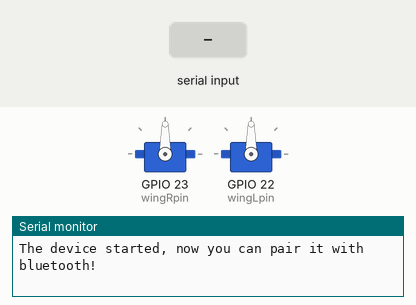
Recording of a sketch running on a simulated ESP32. On the bench: 2 × servo, the last lines printed to the serial monitor. The test bench sets the inputs (shaded band). Nothing arrives over Bluetooth unless stated.

Above: at 1.2 s.
1.3 s: "F" received over the second serial link
At 3.8 s:
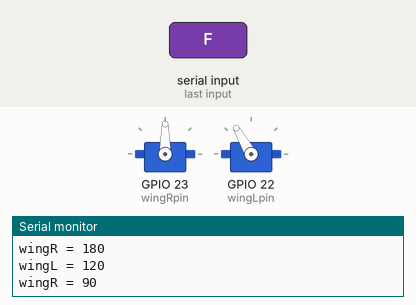
4.3 s: "U" received over the second serial link
At 5.5 s:
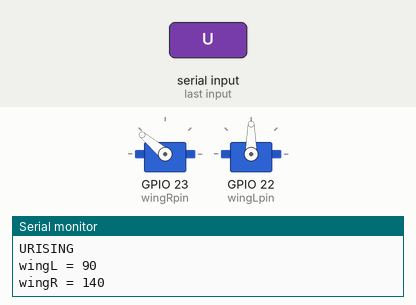
5.8 s: "D" received over the second serial link
At 6.7 s:
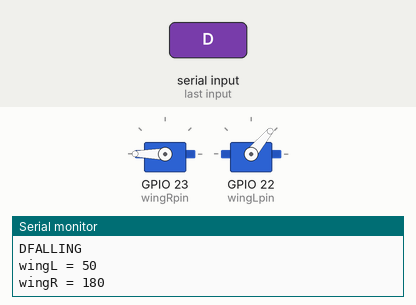
7.3 s: "L" received over the second serial link
At 8.5 s:
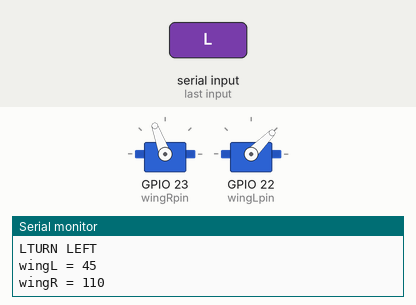
8.8 s: "R" received over the second serial link
At 9.5 s:
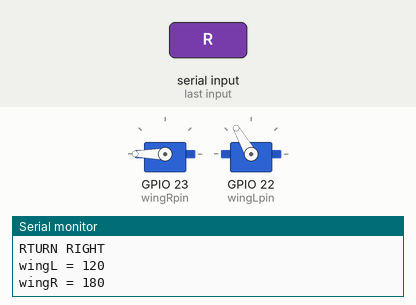
Timing chart, 0 to 11.3 s (numbered marks = the images above; inputs shaded):
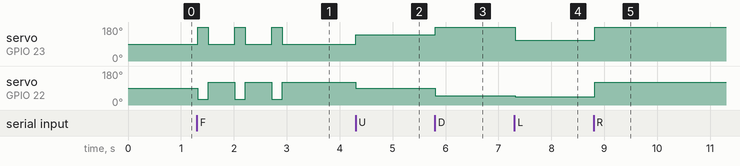

Measured:
- after the input at 1.3 s, servo on GPIO 23 (wingRpin): alternates 180° for 0.20 s and 90° for 0.50 s, 6 changes in all, then stays 90°, starting at once; servo on GPIO 22 (wingLpin): alternates 120° for 0.50 s and 30° for 0.20 s, 6 changes in all, then stays 120°, starting at once
- after the input at 4.3 s, servo on GPIO 23 (wingRpin): 90° → 140° at once; servo on GPIO 22 (wingLpin): 120° → 90° at once
- after the input at 5.8 s, servo on GPIO 23 (wingRpin): 140° → 180° at once; servo on GPIO 22 (wingLpin): 90° → 50° at once
- after the input at 7.3 s, servo on GPIO 23 (wingRpin): 180° → 110° at once; servo on GPIO 22 (wingLpin): 50° → 45° at once
- after the input at 8.8 s, servo on GPIO 23 (wingRpin): 110° → 180° at once; servo on GPIO 22 (wingLpin): 45° → 120° at once

The sketch:

droneCode.ino
```cpp
#include "BluetoothSerial.h"
#include <Servo.h>

Servo wingR;  // create a servo object for wing 1
Servo wingL;  // create a servo object for wing 2

char t;
int wingLpin = 22;
int wingRpin = 23;

#if !defined(CONFIG_BT_ENABLED) || !defined(CONFIG_BLUEDROID_ENABLED)
#error Bluetooth is not enabled! Please run `make menuconfig` to and enable it
#endif

BluetoothSerial SerialBT;

void setup() {
  wingR.attach(wingRpin);  // attaches wing 1 on pin 9 to the servo object
  wingL.attach(wingLpin); // attaches wing 2 on pin 10 to the servo object

  Serial.begin(115200);
  SerialBT.begin("ESP32test"); //Bluetooth device name
  Serial.println("The device started, now you can pair it with bluetooth!");
}

void loop() {
  if (Serial.available()) {
    SerialBT.write(Serial.read());
  }
  if (SerialBT.available()) {
    t = SerialBT.read();
    Serial.write(t);
    if(t == 'F'){
      flap();
    }
    if(t == 'U'){
      rise();
    }
    if(t == 'D'){
      fall();
    }
    if(t == 'L'){
      left();
    }
    if(t == 'R'){
      right();
    }
  }
  delay(20);
}
void flap(){
  for(int i=0; i<3; i++){
    Serial.println("FLAPPING");
    wingL.write(30);   // sets wing 1 position to 60 degrees
    Serial.println("wingL = 30");
    wingR.write(180);  // sets wing 2 position to -30 degrees
    Serial.println("wingR = 180");
    delay(200);       // waits for 1 second
    wingL.write(120);    // sets wing 1 position to 0 degrees
    Serial.println("wingL = 120");
    wingR.write(90);  // sets wing 2 position to 180 degrees
    Serial.println("wingR = 90");
    delay(500);       // waits for 1 second
  }
}
void rise(){
  //Rising function
  Serial.println("RISING");
  wingL.write(90);
  Serial.println("wingL = 90");
  wingR.write(140);
  Serial.println("wingR = 140");
}
void right(){
  //Right Turn Function
  Serial.println("TURN RIGHT");
  wingL.write(120);
  Serial.println("wingL = 120");
  wingR.write(180);
  Serial.println("wingR = 180");
}
void fall(){
  //Falling function
  Serial.println("FALLING");
  wingL.write(50);
  Serial.println("wingL = 50");
  wingR.write(180);
  Serial.println("wingR = 180");
}
void left(){
  //Left Turn function
  Serial.println("TURN LEFT");
  wingL.write(45);
  Serial.println("wingL = 45");
  wingR.write(110);
  Serial.println("wingR = 110");
}
```
